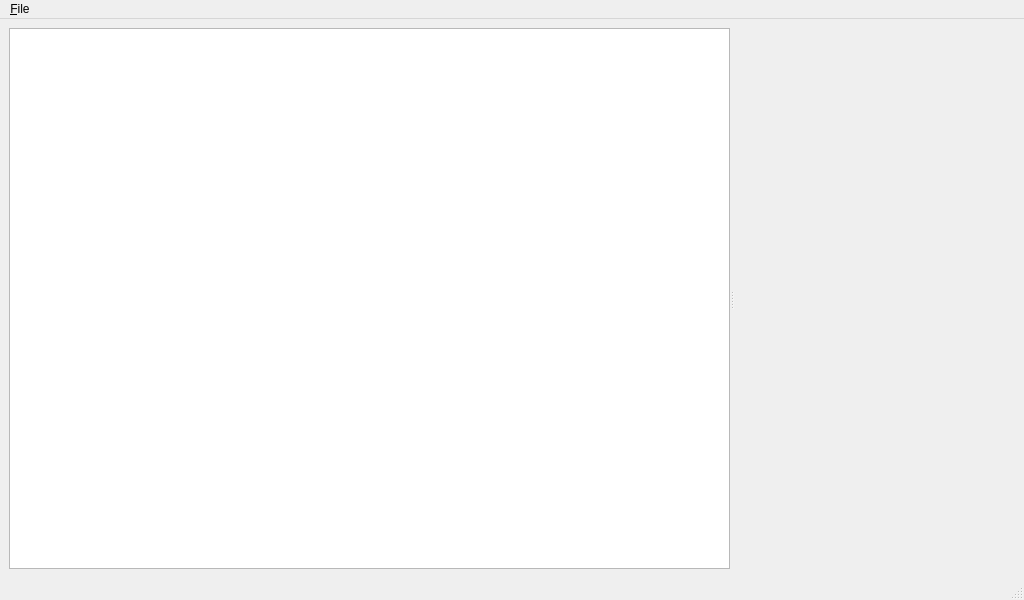
<?xml version="1.0" encoding="UTF-8"?>
<ui version="4.0">
 <class>MainWindow</class>
 <widget class="QMainWindow" name="MainWindow">
  <property name="geometry">
   <rect>
    <x>0</x>
    <y>0</y>
    <width>1024</width>
    <height>600</height>
   </rect>
  </property>
  <property name="windowTitle">
   <string>MainWindow</string>
  </property>
  <widget class="QWidget" name="centralwidget">
   <layout class="QVBoxLayout" name="verticalLayout">
    <item>
     <widget class="QSplitter" name="splitter">
      <property name="orientation">
       <enum>Qt::Horizontal</enum>
      </property>
      <widget class="QWidget" name="leftWidget" native="true">
       <layout class="QVBoxLayout" name="verticalLayout_2">
        <item>
         <widget class="QListView" name="listView"/>
        </item>
       </layout>
      </widget>
      <widget class="QWidget" name="rightWidget" native="true"/>
     </widget>
    </item>
   </layout>
  </widget>
  <widget class="QMenuBar" name="menubar">
   <property name="geometry">
    <rect>
     <x>0</x>
     <y>0</y>
     <width>1024</width>
     <height>23</height>
    </rect>
   </property>
   <widget class="QMenu" name="menu_File">
    <property name="title">
     <string>&amp;File</string>
    </property>
    <addaction name="actionE_xit"/>
   </widget>
   <addaction name="menu_File"/>
  </widget>
  <widget class="QStatusBar" name="statusbar"/>
  <action name="actionE_xit">
   <property name="text">
    <string>E&amp;xit</string>
   </property>
  </action>
 </widget>
 <resources/>
 <connections>
  <connection>
   <sender>actionE_xit</sender>
   <signal>triggered()</signal>
   <receiver>MainWindow</receiver>
   <slot>close()</slot>
   <hints>
    <hint type="sourcelabel">
     <x>-1</x>
     <y>-1</y>
    </hint>
    <hint type="destinationlabel">
     <x>399</x>
     <y>299</y>
    </hint>
   </hints>
  </connection>
 </connections>
</ui>
